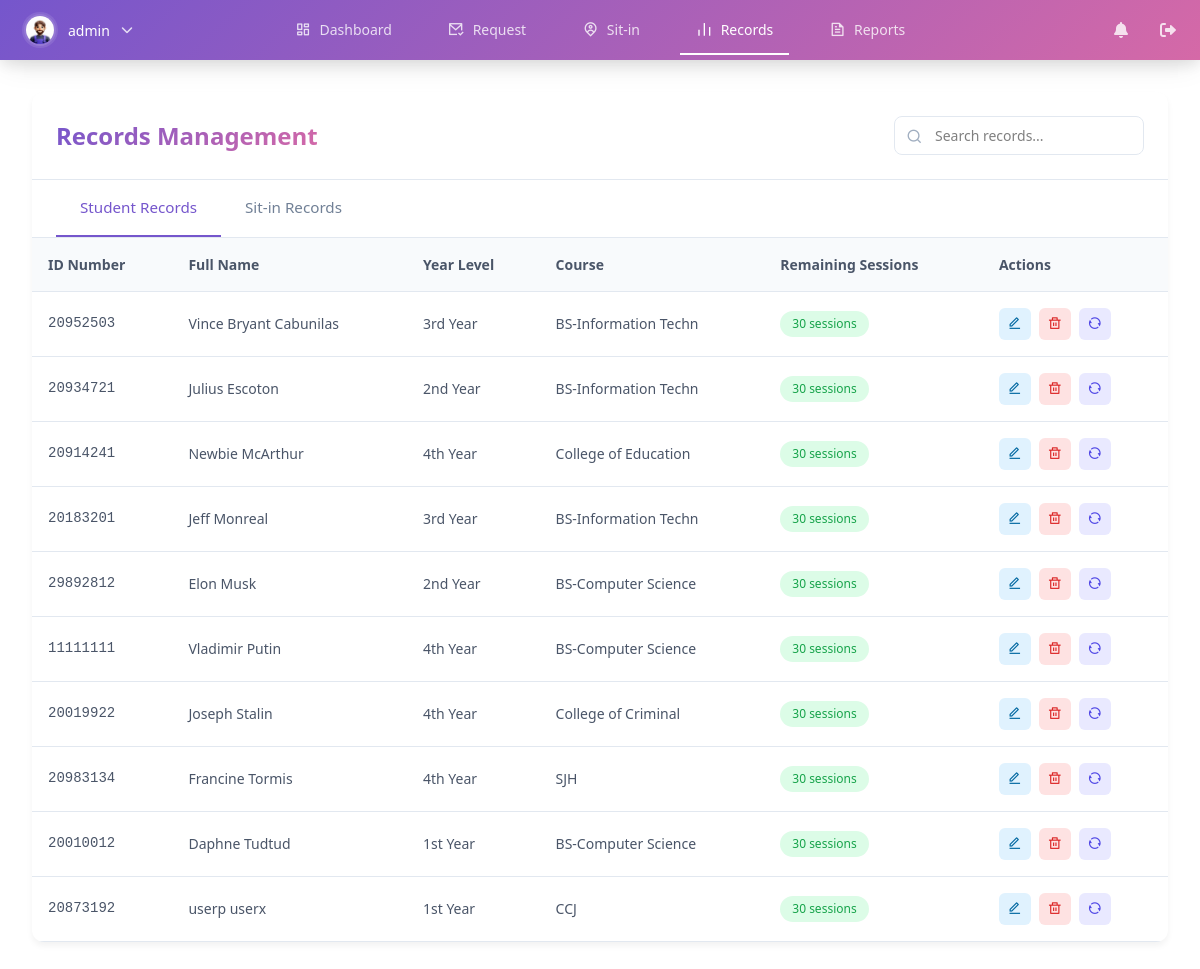
Page /view/records.php (signed in) on the earlier database version.
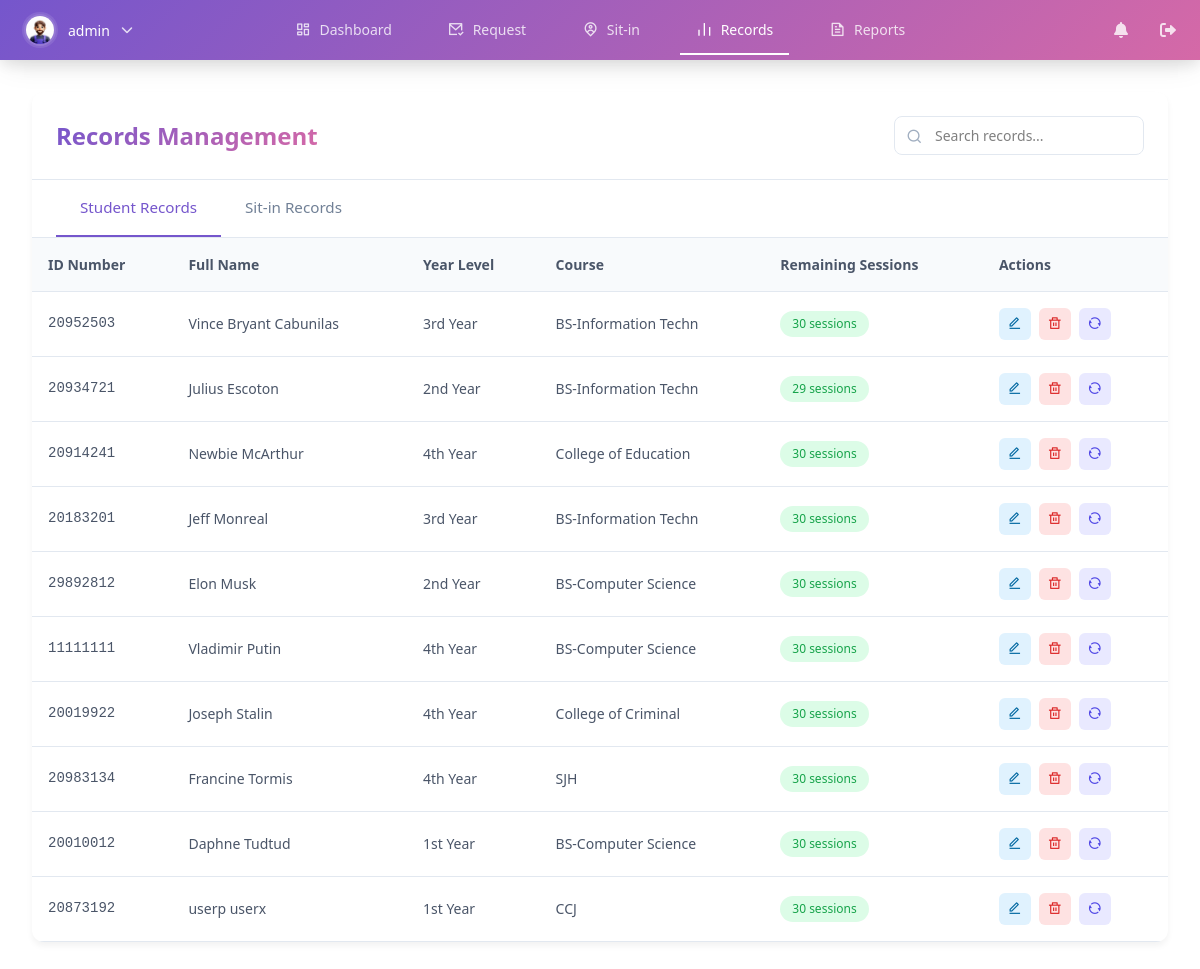
Same page on the later database version.
### tables this page shows
CREATE TABLE `users` (
  `id` int(20) NOT NULL,
  `idno` varchar(20) NOT NULL,
  `lastname` varchar(50) NOT NULL,
  `firstname` varchar(50) NOT NULL,
  `middlename` varchar(50) DEFAULT NULL,
  `course` varchar(20) NOT NULL,
  `year` int(1) NOT NULL,
  `username` varchar(50) NOT NULL,
  `password` varchar(255) NOT NULL,
  `email` varchar(100) DEFAULT NULL,
  `address` text DEFAULT NULL,
  `remaining_sessions` int(11) NOT NULL DEFAULT 30,
  `role` varchar(20) NOT NULL,
  `profile_image` varchar(255) DEFAULT NULL,
  `created_at` timestamp NOT NULL DEFAULT current_timestamp()
);

### view/records.php (the view, shortened to what the changed rows need)
<?php
require_once '../config/db_connect.php';
$students = [];
$query = "SELECT * FROM users
          ORDER BY lastname ASC";
$result = $conn->query($query);
if ($result) {
    while ($row = $result->fetch_assoc()) {
        $students[] = $row;
    }
}
$total_allowed_sessions = 30;
function getCourseNameById($courseId) {
    if (is_string($courseId) && strlen($courseId) > 2) {
        return $courseId;
    }
}
function getYearLevelDisplay($yearLevel) {
    switch ($yearLevel) {
        case 1:
            return '1st Year';
        case 2:
            return '2nd Year';
        case 3:
            return '3rd Year';
        case 4:
            return '4th Year';
    }
}
?>
<!DOCTYPE html>
<html lang="en">
<head>
    <link rel="stylesheet" href="../assets/css/styles.css">
    <link rel="stylesheet" href="https://cdnjs.cloudflare.com/ajax/libs/font-awesome/6.0.0/css/all.min.css">
    <link rel="stylesheet" href="https://cdnjs.cloudflare.com/ajax/libs/remixicon/4.6.0/remixicon.css">
    <script src="https://unpkg.com/@tailwindcss/browser@4"></script>
</head>
<body>
    <div class="content-wrapper">
        <div class="table-wrapper">
            <div class="table-header">
                <h2>Records Management</h2>
            </div>
            <div id="student-records" class="records-container active">
                <div class="table-container">
                    <table class="modern-table">
                        <thead>
                            <tr>
                                <th>ID Number</th>
                                <th>Full Name</th>
                                <th>Year Level</th>
                                <th>Course</th>
                                <th>Remaining Sessions</th>
                                <th>Actions</th>
                            </tr>
                        </thead>
                        <tbody>
                            <?php if (empty($students)): ?>
                                <tr>
                                    <td colspan="6" class="empty-state">
                                        <div class="empty-state-content">
                                            <i class="ri-user-search-line"></i>
                                            <p>No students found</p>
                                        </div>
                                    </td>
                                </tr>
                            <?php else: ?>
                                <?php foreach ($students as $student): ?>
                                    <?php if (isset($student['idno']) && !empty($student['idno'])): ?>
                                    <?php
                                        $remaining_sessions = $student['remaining_sessions'] ?? $total_allowed_sessions;
                                        $sessionsClass = 'sessions-badge';
                                    ?>
                                    <tr>
                                        <td class="font-mono"><?php echo htmlspecialchars($student['idno'] ?? 'N/A'); ?></td>
                                        <td><?php echo htmlspecialchars($student['firstname'] . ' ' . $student['lastname']); ?></td>
                                        <td>
                                            <?php
                                                $yearLevel = $student['year_level'] ?? $student['year'] ?? 0;
                                                echo htmlspecialchars(getYearLevelDisplay($yearLevel));
                                            ?>
                                        </td>
                                        <td>
                                            <?php
                                                $courseInfo = $student['course_id'] ?? $student['course'] ??
                                                           $student['department'] ?? $student['course_name'] ?? null;
                                                echo htmlspecialchars(getCourseNameById($courseInfo));
                                            ?>
                                        </td>
                                        <td><span class="<?php echo $sessionsClass; ?>"><?php echo $remaining_sessions; ?> sessions</span></td>
                                        <td>
                                            <div class="action-buttons">
                                                <button class="action-button edit" onclick="openEditModal(<?php echo json_encode($student); ?>)">
                                                    <i class="ri-edit-line"></i>
                                                </button>
                                                <button class="action-button delete" onclick="confirmDelete('<?php echo $student['id']; ?>', '<?php echo htmlspecialchars($student['firstname'] . ' ' . $student['lastname']); ?>')">
                                                    <i class="ri-delete-bin-line"></i>
                                                </button>
                                                <div class="action-button-tooltip">
                                                    <button class="action-button reset" onclick="confirmResetSessions('<?php echo $student['idno']; ?>', '<?php echo htmlspecialchars($student['firstname'] . ' ' . $student['lastname']); ?>')">
                                                        <i class="ri-refresh-line"></i>
                                                    </button>
                                                </div>
                                            </div>
                                        </td>
                                    </tr>
                                    <?php endif; ?>
                                <?php endforeach; ?>
                            <?php endif; ?>
                        </tbody>
                    </table>
                </div>
            </div>
        </div>
    </div>
</body>
</html>

Differences in the rows shown:
changed users "Julius Escoton": remaining_sessions "30" → "29"
